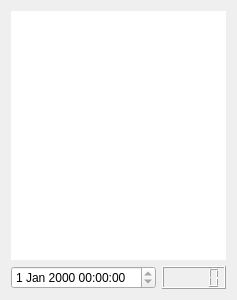
<?xml version="1.0" encoding="UTF-8"?>
<ui version="4.0">
 <class>FeedItemWidget</class>
 <widget class="QWidget" name="FeedItemWidget">
  <property name="geometry">
   <rect>
    <x>0</x>
    <y>0</y>
    <width>234</width>
    <height>300</height>
   </rect>
  </property>
  <property name="windowTitle">
   <string>Form</string>
  </property>
  <layout class="QVBoxLayout" name="verticalLayout">
   <item>
    <widget class="QPlainTextEdit" name="plainTextEdit">
     <property name="frameShape">
      <enum>QFrame::NoFrame</enum>
     </property>
     <property name="verticalScrollBarPolicy">
      <enum>Qt::ScrollBarAlwaysOff</enum>
     </property>
     <property name="horizontalScrollBarPolicy">
      <enum>Qt::ScrollBarAlwaysOff</enum>
     </property>
     <property name="readOnly">
      <bool>true</bool>
     </property>
    </widget>
   </item>
   <item>
    <layout class="QHBoxLayout" name="horizontalLayout">
     <item>
      <widget class="QDateTimeEdit" name="dateTimeEdit">
       <property name="readOnly">
        <bool>true</bool>
       </property>
      </widget>
     </item>
     <item>
      <spacer name="horizontalSpacer">
       <property name="orientation">
        <enum>Qt::Horizontal</enum>
       </property>
       <property name="sizeHint" stdset="0">
        <size>
         <width>40</width>
         <height>20</height>
        </size>
       </property>
      </spacer>
     </item>
     <item>
      <widget class="QLCDNumber" name="lcdNumber"/>
     </item>
    </layout>
   </item>
  </layout>
 </widget>
 <resources/>
 <connections/>
</ui>
